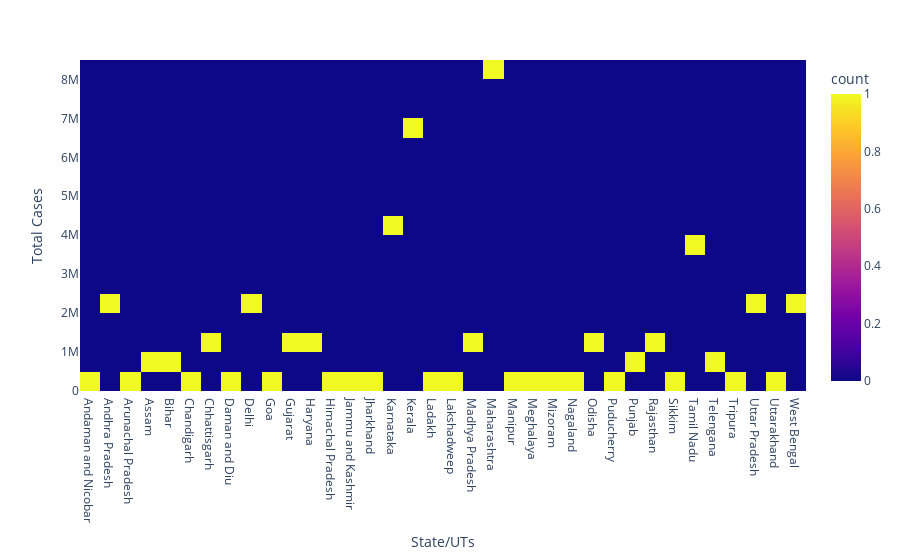

The code cell stored with this chart in its notebook:
### Code cell
px.density_heatmap(df, y="Total Cases", x="State/UTs", nbinsx=20, nbinsy=20)

### Figure 1 — Plotly figure (JSON) as saved in the notebook; plotly's stock layout.template omitted (floating-point values rounded to 4 significant figures)
{"data": [{"coloraxis": "coloraxis", "hovertemplate": "State/UTs=%{x}<br>Total Cases=%{y}<br>count=%{z}<extra></extra>", "name": "", "nbinsx": 20, "nbinsy": 20, "type": "histogram2d", "x": ["Andaman and Nicobar", "Andhra Pradesh", "Arunachal Pradesh", "Assam", "Bihar", "Chandigarh", "Chhattisgarh", "Daman and Diu", "Delhi", "Goa", "Gujarat", "Haryana", "Himachal Pradesh", "Jammu and Kashmir", "Jharkhand", "Karnataka", "Kerala", "Ladakh", "Lakshadweep", "Madhya Pradesh", "Maharashtra", "Manipur", "Meghalaya", "Mizoram", "Nagaland", "Odisha", "Puducherry", "Punjab", "Rajasthan", "Sikkim", "Tamil Nadu", "Telengana", "Tripura", "Uttar Pradesh", "Uttarakhand", "West Bengal"], "xaxis": "x", "xbingroup": "x", "y": [10766, 2340676, 67049, 746159, 855267, 100693, 1187695, 11592, 2040910, 263346, 1291383, 1078903, 322905, 482023, 443826, 4088769, 6907241, 29602, 11415, 1056351, 8171048, 140034, 96983, 239560, 36033, 1348409, 177547, 793644, 1326465, 44927, 3610655, 844432, 108493, 2145431, 452571, 2126282], "yaxis": "y", "ybingroup": "y"}], "layout": {"coloraxis": {"colorbar": {"title": {"text": "count"}}, "colorscale": [[0, "#0d0887"], [0.1111, "#46039f"], [0.2222, "#7201a8"], [0.3333, "#9c179e"], [0.4444, "#bd3786"], [0.5556, "#d8576b"], [0.6667, "#ed7953"], [0.7778, "#fb9f3a"], [0.8889, "#fdca26"], [1, "#f0f921"]]}, "legend": {"tracegroupgap": 0}, "margin": {"t": 60}, "xaxis": {"anchor": "y", "domain": [0, 1], "title": {"text": "State/UTs"}}, "yaxis": {"anchor": "x", "domain": [0, 1], "title": {"text": "Total Cases"}}}}
